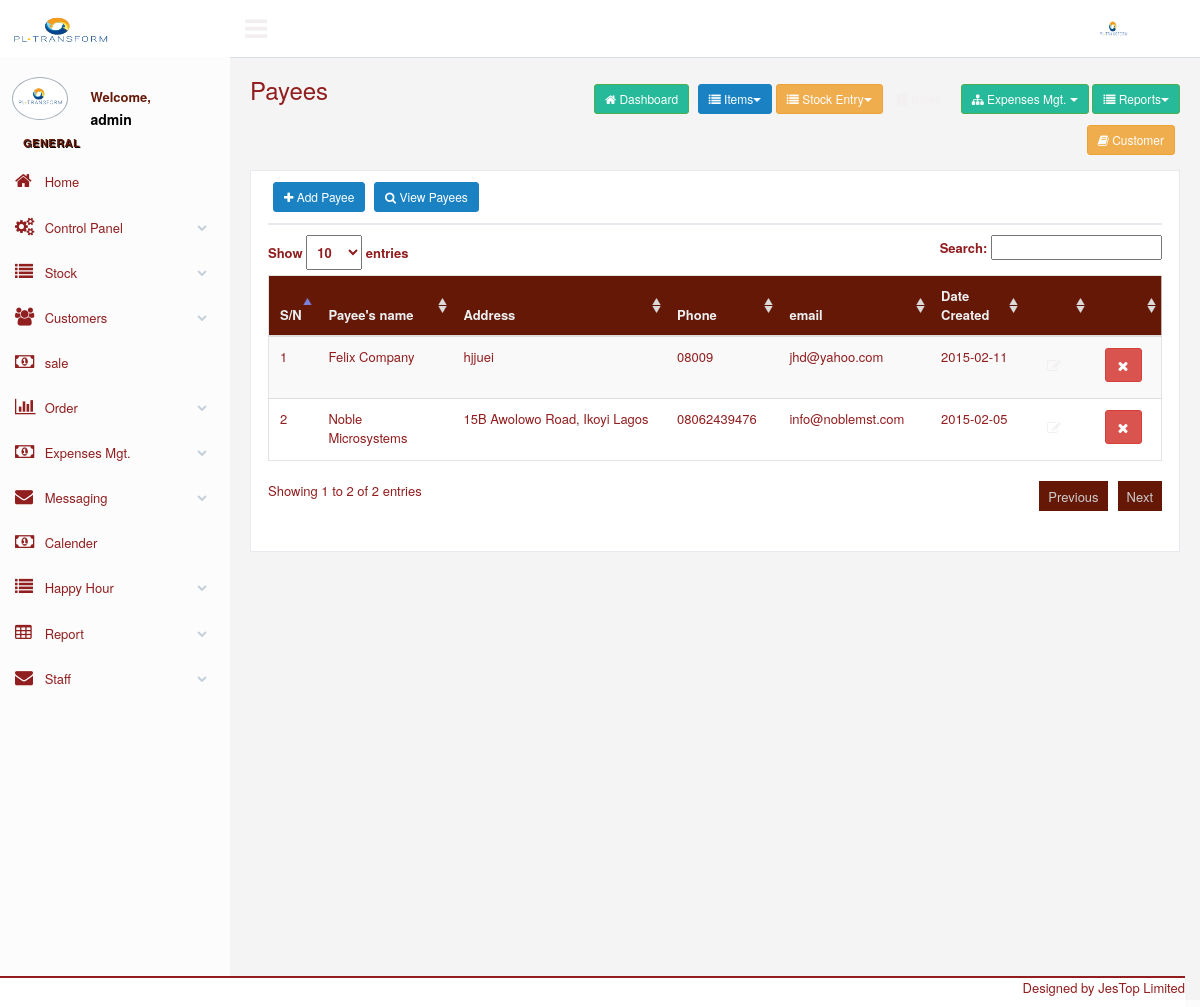
The app's page /payees.php (signed in) with its own data.
### tables this page shows
CREATE TABLE `payees` (
  `pid` int(11) NOT NULL,
  `name` varchar(100) NOT NULL,
  `address` varchar(150) NOT NULL,
  `phone` varchar(50) NOT NULL,
  `email` varchar(50) NOT NULL,
  `other` varchar(120) NOT NULL,
  `bank` varchar(50) NOT NULL,
  `accname` varchar(100) NOT NULL,
  `accno` varchar(20) NOT NULL,
  `user` int(11) NOT NULL,
  `xdate` date NOT NULL,
  `payeeid` varchar(20) NOT NULL
);

### payees.php (the view, shortened to what this page needs)
<?php require_once("includes/session.php"); ?>
<?php
	$pg = isset($_GET["pg"]) ? $_GET["pg"] : '';
?>
<?php
	include("header.php");
?>
<div class="right_col" role="main">
    <div class="">
        <div class="page-title">
            <div class="title_left">
                <h3>Payees</h3>
            </div>
            <div class="title_right">
                <div class="col-md-12 col-sm-12 col-xs-12 form-group pull-right top_search">
                 	<?php include("menu.php");?>
                </div>
            </div>
        </div>
        <div class="clearfix"></div>
        <div class="row">
            <div class="col-md-12 col-sm-12 col-xs-12">
                <div class="x_panel" >
                    <div class="x_title">
                        <a href="payees?pg=1" class="btn btn-sm btn-primary"><i class="fa fa-plus"></i> Add Payee</a>
                        <a href="payees" class="btn btn-sm btn-primary"><i class="fa fa-search"></i> View Payees</a>
                    </div>
                            <?php
                                if ($pg == "")
                                        {
                            ?>
                                <table class="table table-striped responsive-utilities jambo_table" id="dataTables-example">
                            <?php
                                        $select_content=("select * from payees order by pid desc");
                                        $content_result= mysqli_query($db, $select_content) or die (mysqli_error($db));
                                        $content = mysqli_fetch_assoc($content_result);
                                        $num_chk = mysqli_num_rows ($content_result);
                                        $k = 0
                            ?>
                            <?php
                            if ($num_chk == 0)
                                {
                            ?>
                                                <tr height="23" onMouseOver="this.style.backgroundColor='#FFCC66';" onMouseOut="this.style.backgroundColor='';" bgcolor="#EFEFEF">
                                                    <td colspan="5"  align="center">No Record Found</td>
                                                </tr>
                            <?php
                            }
                                else
                            {
                            ?>
                                <thead>
                                    <tr>
                                        <th>S/N</th>
                                        <th>Payee's name</th>
                                        <th>Address</th>
                                        <th>Phone</th>
                                        <th>email</th>
                                        <th>Date Created</th>
                                        <th>&nbsp;</th>
                                        <th>&nbsp;</th>
                                    </tr>
                                </thead>
                                <tbody>
                            <?php do {
                                        $k = $k + 1;
                                        ?>
                                                <tr>
                                                    <td><?php echo $k  ?></td>
                                                    <td><?php  echo $content['name']?></td>
                                                    <td><?php  echo $content['address']?></td>
                                                    <td><?php  echo $content['phone']?></td>
                                                    <td><?php  echo $content['email']?></td>
                                                    <td><?php  echo ucfirst($content ['xdate'])?></td>
                                                    <td width="5%"  style="font-weight:normal"><a href="payees?id=<?php echo ($content ['pid'])?>&pg=7" target="_parent"  class="btn btn-dark"><i class="fa fa-edit"></i></a></td>                                                   <td width="8%" align="center"><a href="payees?id=<?php  echo ($content ['pid'])?>&pg=6" target="_parent" onClick="return confirmDel();"  class="btn btn-danger"><i class="fa fa-close"></i></a> </td>
                                                </tr>
                                         <?php } while ($content = mysqli_fetch_assoc($content_result)); ?>
                            <?php
                                }
                            ?>
                            <?php
                            }
                            ?>
                            </tbody>
                            </table>
                     </div>
                   </div>
                 </div>
                 </div>
<?php include("includes/footer.php") ?>

### css/calendar/fullcalendar.print.css (style rules this page uses)
th, td, hr, thead, tbody, .fc-row { border-color: #ccc !important; background: #fff !important; }

### records on screen
payees: name "Felix Company", address "hjjuei", phone "08009", email "jhd@yahoo.com", xdate "2015-02-11"
payees: name "Noble Microsystems", address "15B Awolowo Road, Ikoyi Lagos", phone "08062439476", email "info@noblemst.com", xdate "2015-02-05"

### other values on screen
$_SESSION["username"] "admin"
